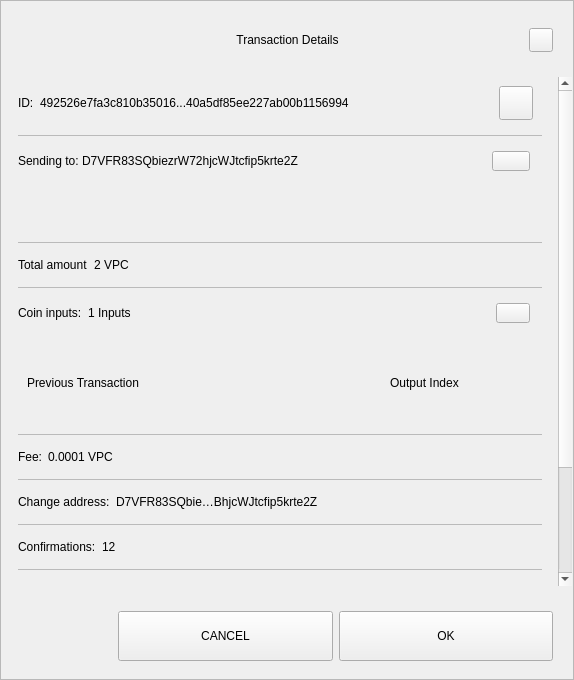
<?xml version="1.0" encoding="UTF-8"?>
<ui version="4.0">
 <class>TxDetailDialog</class>
 <widget class="QWidget" name="TxDetailDialog">
  <property name="geometry">
   <rect>
    <x>0</x>
    <y>0</y>
    <width>574</width>
    <height>680</height>
   </rect>
  </property>
  <property name="sizePolicy">
   <sizepolicy hsizetype="Preferred" vsizetype="Expanding">
    <horstretch>0</horstretch>
    <verstretch>0</verstretch>
   </sizepolicy>
  </property>
  <property name="minimumSize">
   <size>
    <width>574</width>
    <height>500</height>
   </size>
  </property>
  <property name="windowTitle">
   <string>Form</string>
  </property>
  <property name="styleSheet">
   <string notr="true"/>
  </property>
  <layout class="QVBoxLayout" name="verticalLayout_3">
   <property name="spacing">
    <number>0</number>
   </property>
   <property name="leftMargin">
    <number>0</number>
   </property>
   <property name="topMargin">
    <number>0</number>
   </property>
   <property name="rightMargin">
    <number>0</number>
   </property>
   <property name="bottomMargin">
    <number>0</number>
   </property>
   <item>
    <widget class="QFrame" name="frame">
     <property name="sizePolicy">
      <sizepolicy hsizetype="Preferred" vsizetype="Expanding">
       <horstretch>0</horstretch>
       <verstretch>0</verstretch>
      </sizepolicy>
     </property>
     <property name="styleSheet">
      <string notr="true"/>
     </property>
     <property name="frameShape">
      <enum>QFrame::StyledPanel</enum>
     </property>
     <property name="frameShadow">
      <enum>QFrame::Raised</enum>
     </property>
     <layout class="QVBoxLayout" name="verticalLayout">
      <property name="leftMargin">
       <number>0</number>
      </property>
      <property name="rightMargin">
       <number>0</number>
      </property>
      <item>
       <layout class="QHBoxLayout" name="horizontalLayout_3">
        <property name="spacing">
         <number>0</number>
        </property>
        <property name="leftMargin">
         <number>20</number>
        </property>
        <property name="topMargin">
         <number>10</number>
        </property>
        <property name="rightMargin">
         <number>20</number>
        </property>
        <item>
         <spacer name="horizontalSpacer_1">
          <property name="orientation">
           <enum>Qt::Horizontal</enum>
          </property>
          <property name="sizeHint" stdset="0">
           <size>
            <width>40</width>
            <height>20</height>
           </size>
          </property>
         </spacer>
        </item>
        <item>
         <widget class="QLabel" name="labelTitle">
          <property name="minimumSize">
           <size>
            <width>0</width>
            <height>40</height>
           </size>
          </property>
          <property name="maximumSize">
           <size>
            <width>16777215</width>
            <height>40</height>
           </size>
          </property>
          <property name="styleSheet">
           <string notr="true">padding-left:24px;</string>
          </property>
          <property name="text">
           <string>Transaction Details</string>
          </property>
          <property name="alignment">
           <set>Qt::AlignCenter</set>
          </property>
          <property name="margin">
           <number>7</number>
          </property>
         </widget>
        </item>
        <item>
         <spacer name="horizontalSpacer_2">
          <property name="orientation">
           <enum>Qt::Horizontal</enum>
          </property>
          <property name="sizeHint" stdset="0">
           <size>
            <width>40</width>
            <height>20</height>
           </size>
          </property>
         </spacer>
        </item>
        <item>
         <widget class="QPushButton" name="btnEsc">
          <property name="minimumSize">
           <size>
            <width>24</width>
            <height>24</height>
           </size>
          </property>
          <property name="maximumSize">
           <size>
            <width>24</width>
            <height>24</height>
           </size>
          </property>
          <property name="focusPolicy">
           <enum>Qt::NoFocus</enum>
          </property>
          <property name="text">
           <string/>
          </property>
         </widget>
        </item>
       </layout>
      </item>
      <item>
       <spacer name="verticalSpacer">
        <property name="orientation">
         <enum>Qt::Vertical</enum>
        </property>
        <property name="sizeType">
         <enum>QSizePolicy::Fixed</enum>
        </property>
        <property name="sizeHint" stdset="0">
         <size>
          <width>20</width>
          <height>10</height>
         </size>
        </property>
       </spacer>
      </item>
      <item>
       <widget class="QWidget" name="layoutScroll" native="true">
        <property name="minimumSize">
         <size>
          <width>0</width>
          <height>0</height>
         </size>
        </property>
        <layout class="QVBoxLayout" name="verticalLayout_4">
         <property name="leftMargin">
          <number>0</number>
         </property>
         <property name="topMargin">
          <number>0</number>
         </property>
         <property name="rightMargin">
          <number>0</number>
         </property>
         <item>
          <widget class="QScrollArea" name="scrollArea">
           <property name="styleSheet">
            <string notr="true">#scrollArea {
background:transparent;
}</string>
           </property>
           <property name="horizontalScrollBarPolicy">
            <enum>Qt::ScrollBarAlwaysOff</enum>
           </property>
           <property name="sizeAdjustPolicy">
            <enum>QAbstractScrollArea::AdjustIgnored</enum>
           </property>
           <property name="widgetResizable">
            <bool>true</bool>
           </property>
           <property name="alignment">
            <set>Qt::AlignLeading|Qt::AlignLeft|Qt::AlignTop</set>
           </property>
           <widget class="QWidget" name="scrollAreaWidgetContents">
            <property name="geometry">
             <rect>
              <x>0</x>
              <y>0</y>
              <width>556</width>
              <height>672</height>
             </rect>
            </property>
            <property name="autoFillBackground">
             <bool>false</bool>
            </property>
            <property name="styleSheet">
             <string notr="true">#scrollAreaWidgetContents {
background:transparent;
}</string>
            </property>
            <layout class="QVBoxLayout" name="verticalLayout_7">
             <property name="spacing">
              <number>0</number>
             </property>
             <property name="sizeConstraint">
              <enum>QLayout::SetDefaultConstraint</enum>
             </property>
             <property name="leftMargin">
              <number>0</number>
             </property>
             <property name="topMargin">
              <number>0</number>
             </property>
             <property name="rightMargin">
              <number>0</number>
             </property>
             <property name="bottomMargin">
              <number>0</number>
             </property>
             <item>
              <widget class="QWidget" name="content" native="true">
               <layout class="QVBoxLayout" name="verticalLayout_2">
                <property name="leftMargin">
                 <number>16</number>
                </property>
                <property name="topMargin">
                 <number>0</number>
                </property>
                <property name="rightMargin">
                 <number>16</number>
                </property>
                <item>
                 <widget class="QWidget" name="contentID" native="true">
                  <layout class="QHBoxLayout" name="horizontalLayout_12" stretch="0,1,0">
                   <property name="leftMargin">
                    <number>0</number>
                   </property>
                   <item>
                    <widget class="QLabel" name="labelId">
                     <property name="maximumSize">
                      <size>
                       <width>16777215</width>
                       <height>16777215</height>
                      </size>
                     </property>
                     <property name="text">
                      <string>ID:</string>
                     </property>
                    </widget>
                   </item>
                   <item>
                    <widget class="QLabel" name="textId">
                     <property name="text">
                      <string>492526e7fa3c810b35016...40a5df85ee227ab00b1156994</string>
                     </property>
                    </widget>
                   </item>
                   <item>
                    <widget class="QPushButton" name="pushCopy">
                     <property name="minimumSize">
                      <size>
                       <width>34</width>
                       <height>34</height>
                      </size>
                     </property>
                     <property name="maximumSize">
                      <size>
                       <width>34</width>
                       <height>34</height>
                      </size>
                     </property>
                     <property name="focusPolicy">
                      <enum>Qt::NoFocus</enum>
                     </property>
                     <property name="text">
                      <string/>
                     </property>
                     <property name="iconSize">
                      <size>
                       <width>24</width>
                       <height>24</height>
                      </size>
                     </property>
                    </widget>
                   </item>
                  </layout>
                 </widget>
                </item>
                <item>
                 <widget class="QLabel" name="labelDivider9">
                  <property name="maximumSize">
                   <size>
                    <width>16777215</width>
                    <height>1</height>
                   </size>
                  </property>
                  <property name="styleSheet">
                   <string notr="true">background-color:#bababa;</string>
                  </property>
                  <property name="text">
                   <string/>
                  </property>
                 </widget>
                </item>
                <item>
                 <widget class="QWidget" name="contentOutputs" native="true">
                  <layout class="QHBoxLayout" name="horizontalLayout_11" stretch="0,3,0">
                   <property name="spacing">
                    <number>0</number>
                   </property>
                   <property name="leftMargin">
                    <number>0</number>
                   </property>
                   <property name="rightMargin">
                    <number>12</number>
                   </property>
                   <item>
                    <widget class="QLabel" name="labelSend">
                     <property name="maximumSize">
                      <size>
                       <width>16777215</width>
                       <height>16777215</height>
                      </size>
                     </property>
                     <property name="text">
                      <string>Sending to: </string>
                     </property>
                    </widget>
                   </item>
                   <item>
                    <widget class="QLabel" name="textSend">
                     <property name="text">
                      <string>D7VFR83SQbiezrW72hjcWJtcfip5krte2Z </string>
                     </property>
                    </widget>
                   </item>
                   <item>
                    <widget class="QPushButton" name="pushOutputs">
                     <property name="minimumSize">
                      <size>
                       <width>34</width>
                       <height>20</height>
                      </size>
                     </property>
                     <property name="maximumSize">
                      <size>
                       <width>38</width>
                       <height>20</height>
                      </size>
                     </property>
                     <property name="focusPolicy">
                      <enum>Qt::NoFocus</enum>
                     </property>
                     <property name="styleSheet">
                      <string notr="true"/>
                     </property>
                     <property name="text">
                      <string/>
                     </property>
                    </widget>
                   </item>
                  </layout>
                 </widget>
                </item>
                <item>
                 <widget class="QScrollArea" name="outputsScrollArea">
                  <property name="minimumSize">
                   <size>
                    <width>0</width>
                    <height>50</height>
                   </size>
                  </property>
                  <property name="styleSheet">
                   <string notr="true">#outputsScrollArea {
background:transparent;
}</string>
                  </property>
                  <property name="widgetResizable">
                   <bool>true</bool>
                  </property>
                  <widget class="QWidget" name="container_outputs_base">
                   <property name="geometry">
                    <rect>
                     <x>0</x>
                     <y>0</y>
                     <width>522</width>
                     <height>48</height>
                    </rect>
                   </property>
                   <property name="styleSheet">
                    <string notr="true">#container_outputs_base {
background:transparent;
}</string>
                   </property>
                  </widget>
                 </widget>
                </item>
                <item>
                 <widget class="QLabel" name="labelDivider8">
                  <property name="maximumSize">
                   <size>
                    <width>16777215</width>
                    <height>1</height>
                   </size>
                  </property>
                  <property name="styleSheet">
                   <string notr="true">background-color:#bababa;</string>
                  </property>
                  <property name="text">
                   <string/>
                  </property>
                 </widget>
                </item>
                <item>
                 <widget class="QWidget" name="contentAmount" native="true">
                  <layout class="QHBoxLayout" name="horizontalLayout_4" stretch="0,1">
                   <property name="leftMargin">
                    <number>0</number>
                   </property>
                   <item>
                    <widget class="QLabel" name="labelAmount">
                     <property name="maximumSize">
                      <size>
                       <width>16777215</width>
                       <height>16777215</height>
                      </size>
                     </property>
                     <property name="text">
                      <string>Total amount</string>
                     </property>
                    </widget>
                   </item>
                   <item>
                    <widget class="QLabel" name="textAmount">
                     <property name="text">
                      <string>2 VPC</string>
                     </property>
                    </widget>
                   </item>
                  </layout>
                 </widget>
                </item>
                <item>
                 <widget class="QLabel" name="labelDivider6">
                  <property name="maximumSize">
                   <size>
                    <width>16777215</width>
                    <height>1</height>
                   </size>
                  </property>
                  <property name="styleSheet">
                   <string notr="true">background-color:#bababa;</string>
                  </property>
                  <property name="text">
                   <string/>
                  </property>
                 </widget>
                </item>
                <item>
                 <widget class="QWidget" name="contentInputs" native="true">
                  <layout class="QHBoxLayout" name="horizontalLayout" stretch="0,2,0">
                   <property name="leftMargin">
                    <number>0</number>
                   </property>
                   <property name="rightMargin">
                    <number>12</number>
                   </property>
                   <item>
                    <widget class="QLabel" name="labelInputs">
                     <property name="sizePolicy">
                      <sizepolicy hsizetype="Minimum" vsizetype="Preferred">
                       <horstretch>0</horstretch>
                       <verstretch>0</verstretch>
                      </sizepolicy>
                     </property>
                     <property name="maximumSize">
                      <size>
                       <width>16777215</width>
                       <height>16777215</height>
                      </size>
                     </property>
                     <property name="text">
                      <string>Coin inputs:</string>
                     </property>
                    </widget>
                   </item>
                   <item>
                    <widget class="QLabel" name="textInputs">
                     <property name="text">
                      <string>1 Inputs</string>
                     </property>
                    </widget>
                   </item>
                   <item>
                    <widget class="QPushButton" name="pushInputs">
                     <property name="maximumSize">
                      <size>
                       <width>34</width>
                       <height>20</height>
                      </size>
                     </property>
                     <property name="focusPolicy">
                      <enum>Qt::NoFocus</enum>
                     </property>
                     <property name="styleSheet">
                      <string notr="true"/>
                     </property>
                     <property name="text">
                      <string/>
                     </property>
                    </widget>
                   </item>
                  </layout>
                 </widget>
                </item>
                <item>
                 <widget class="QFrame" name="gridInputs">
                  <property name="sizePolicy">
                   <sizepolicy hsizetype="Preferred" vsizetype="MinimumExpanding">
                    <horstretch>0</horstretch>
                    <verstretch>0</verstretch>
                   </sizepolicy>
                  </property>
                  <property name="minimumSize">
                   <size>
                    <width>0</width>
                    <height>90</height>
                   </size>
                  </property>
                  <layout class="QGridLayout" name="gridLayoutInput" columnstretch="5,2" rowminimumheight="0">
                   <property name="sizeConstraint">
                    <enum>QLayout::SetMaximumSize</enum>
                   </property>
                   <property name="verticalSpacing">
                    <number>0</number>
                   </property>
                   <item row="0" column="0" alignment="Qt::AlignLeft">
                    <widget class="QLabel" name="labelTitlePrevTx">
                     <property name="text">
                      <string>Previous Transaction</string>
                     </property>
                    </widget>
                   </item>
                   <item row="0" column="1" alignment="Qt::AlignLeft">
                    <widget class="QLabel" name="labelOutputIndex">
                     <property name="text">
                      <string>Output Index</string>
                     </property>
                     <property name="alignment">
                      <set>Qt::AlignCenter</set>
                     </property>
                    </widget>
                   </item>
                  </layout>
                 </widget>
                </item>
                <item>
                 <widget class="QLabel" name="labelDivider1">
                  <property name="maximumSize">
                   <size>
                    <width>16777215</width>
                    <height>1</height>
                   </size>
                  </property>
                  <property name="styleSheet">
                   <string notr="true">background-color:#bababa;</string>
                  </property>
                  <property name="text">
                   <string/>
                  </property>
                 </widget>
                </item>
                <item>
                 <widget class="QWidget" name="contentFee" native="true">
                  <layout class="QHBoxLayout" name="horizontalLayout_7" stretch="0,1">
                   <property name="leftMargin">
                    <number>0</number>
                   </property>
                   <item>
                    <widget class="QLabel" name="labelFee">
                     <property name="maximumSize">
                      <size>
                       <width>16777215</width>
                       <height>16777215</height>
                      </size>
                     </property>
                     <property name="text">
                      <string>Fee:</string>
                     </property>
                    </widget>
                   </item>
                   <item>
                    <widget class="QLabel" name="textFee">
                     <property name="text">
                      <string>0.0001 VPC</string>
                     </property>
                    </widget>
                   </item>
                  </layout>
                 </widget>
                </item>
                <item>
                 <widget class="QLabel" name="labelDivider2">
                  <property name="maximumSize">
                   <size>
                    <width>16777215</width>
                    <height>1</height>
                   </size>
                  </property>
                  <property name="styleSheet">
                   <string notr="true">background-color:#bababa;</string>
                  </property>
                  <property name="text">
                   <string/>
                  </property>
                 </widget>
                </item>
                <item>
                 <widget class="QWidget" name="contentChangeAddress" native="true">
                  <layout class="QHBoxLayout" name="horizontalLayout_6" stretch="0,1">
                   <property name="leftMargin">
                    <number>0</number>
                   </property>
                   <item>
                    <widget class="QLabel" name="labelChange">
                     <property name="maximumSize">
                      <size>
                       <width>16777215</width>
                       <height>16777215</height>
                      </size>
                     </property>
                     <property name="text">
                      <string>Change address:</string>
                     </property>
                    </widget>
                   </item>
                   <item>
                    <widget class="QLabel" name="textChange">
                     <property name="text">
                      <string>D7VFR83SQbie…BhjcWJtcfip5krte2Z </string>
                     </property>
                    </widget>
                   </item>
                  </layout>
                 </widget>
                </item>
                <item>
                 <widget class="QLabel" name="labelDivider4">
                  <property name="maximumSize">
                   <size>
                    <width>16777215</width>
                    <height>1</height>
                   </size>
                  </property>
                  <property name="styleSheet">
                   <string notr="true">background-color:#bababa;</string>
                  </property>
                  <property name="text">
                   <string/>
                  </property>
                 </widget>
                </item>
                <item>
                 <widget class="QWidget" name="contentConfirmations" native="true">
                  <layout class="QHBoxLayout" name="horizontalLayout_8" stretch="0,1">
                   <property name="leftMargin">
                    <number>0</number>
                   </property>
                   <item>
                    <widget class="QLabel" name="labelConfirmations">
                     <property name="maximumSize">
                      <size>
                       <width>16777215</width>
                       <height>16777215</height>
                      </size>
                     </property>
                     <property name="text">
                      <string>Confirmations:</string>
                     </property>
                    </widget>
                   </item>
                   <item>
                    <widget class="QLabel" name="textConfirmations">
                     <property name="text">
                      <string>12</string>
                     </property>
                    </widget>
                   </item>
                  </layout>
                 </widget>
                </item>
                <item>
                 <widget class="QLabel" name="labelDivider7">
                  <property name="maximumSize">
                   <size>
                    <width>16777215</width>
                    <height>1</height>
                   </size>
                  </property>
                  <property name="styleSheet">
                   <string notr="true">background-color:#bababa;</string>
                  </property>
                  <property name="text">
                   <string/>
                  </property>
                 </widget>
                </item>
                <item>
                 <widget class="QWidget" name="contentSize" native="true">
                  <layout class="QHBoxLayout" name="horizontalLayout_9" stretch="0,1">
                   <property name="leftMargin">
                    <number>0</number>
                   </property>
                   <item>
                    <widget class="QLabel" name="labelSize">
                     <property name="maximumSize">
                      <size>
                       <width>16777215</width>
                       <height>16777215</height>
                      </size>
                     </property>
                     <property name="text">
                      <string>Size:</string>
                     </property>
                    </widget>
                   </item>
                   <item>
                    <widget class="QLabel" name="textSize">
                     <property name="text">
                      <string>2 kB</string>
                     </property>
                    </widget>
                   </item>
                  </layout>
                 </widget>
                </item>
                <item>
                 <widget class="QLabel" name="labelDivider3">
                  <property name="maximumSize">
                   <size>
                    <width>16777215</width>
                    <height>1</height>
                   </size>
                  </property>
                  <property name="styleSheet">
                   <string notr="true">background-color:#bababa;</string>
                  </property>
                  <property name="text">
                   <string/>
                  </property>
                 </widget>
                </item>
                <item>
                 <widget class="QWidget" name="contentDate" native="true">
                  <layout class="QHBoxLayout" name="horizontalLayout_5" stretch="0,1">
                   <property name="leftMargin">
                    <number>0</number>
                   </property>
                   <item>
                    <widget class="QLabel" name="labelDate">
                     <property name="maximumSize">
                      <size>
                       <width>16777215</width>
                       <height>16777215</height>
                      </size>
                     </property>
                     <property name="text">
                      <string>Date:</string>
                     </property>
                    </widget>
                   </item>
                   <item>
                    <widget class="QLabel" name="textDate">
                     <property name="text">
                      <string>May 25, 2017</string>
                     </property>
                    </widget>
                   </item>
                  </layout>
                 </widget>
                </item>
                <item>
                 <widget class="QLabel" name="labelDivider5">
                  <property name="maximumSize">
                   <size>
                    <width>16777215</width>
                    <height>1</height>
                   </size>
                  </property>
                  <property name="styleSheet">
                   <string notr="true">background-color:#bababa;</string>
                  </property>
                  <property name="text">
                   <string/>
                  </property>
                 </widget>
                </item>
                <item>
                 <widget class="QWidget" name="contentStatus" native="true">
                  <layout class="QHBoxLayout" name="horizontalLayout_10" stretch="0,1">
                   <property name="leftMargin">
                    <number>0</number>
                   </property>
                   <item>
                    <widget class="QLabel" name="labelStatus">
                     <property name="maximumSize">
                      <size>
                       <width>16777215</width>
                       <height>16777215</height>
                      </size>
                     </property>
                     <property name="text">
                      <string>Status:</string>
                     </property>
                    </widget>
                   </item>
                   <item>
                    <widget class="QLabel" name="textStatus">
                     <property name="text">
                      <string>Spendable</string>
                     </property>
                    </widget>
                   </item>
                  </layout>
                 </widget>
                </item>
                <item>
                 <spacer name="verticalSpacer_2">
                  <property name="orientation">
                   <enum>Qt::Vertical</enum>
                  </property>
                  <property name="sizeType">
                   <enum>QSizePolicy::Expanding</enum>
                  </property>
                  <property name="sizeHint" stdset="0">
                   <size>
                    <width>20</width>
                    <height>10</height>
                   </size>
                  </property>
                 </spacer>
                </item>
                <item>
                 <widget class="QLabel" name="labelWarning">
                  <property name="text">
                   <string>TextLabel</string>
                  </property>
                  <property name="alignment">
                   <set>Qt::AlignCenter</set>
                  </property>
                 </widget>
                </item>
               </layout>
              </widget>
             </item>
            </layout>
           </widget>
          </widget>
         </item>
        </layout>
       </widget>
      </item>
      <item>
       <widget class="QWidget" name="containerButtons" native="true">
        <layout class="QHBoxLayout" name="horizontalLayout1" stretch="1,2,2">
         <property name="leftMargin">
          <number>10</number>
         </property>
         <property name="rightMargin">
          <number>20</number>
         </property>
         <item>
          <spacer name="horizontalSpacer_3">
           <property name="orientation">
            <enum>Qt::Horizontal</enum>
           </property>
           <property name="sizeHint" stdset="0">
            <size>
             <width>40</width>
             <height>20</height>
            </size>
           </property>
          </spacer>
         </item>
         <item>
          <widget class="QPushButton" name="btnCancel">
           <property name="minimumSize">
            <size>
             <width>200</width>
             <height>50</height>
            </size>
           </property>
           <property name="focusPolicy">
            <enum>Qt::NoFocus</enum>
           </property>
           <property name="text">
            <string>CANCEL</string>
           </property>
          </widget>
         </item>
         <item>
          <widget class="QPushButton" name="btnSave">
           <property name="minimumSize">
            <size>
             <width>200</width>
             <height>50</height>
            </size>
           </property>
           <property name="focusPolicy">
            <enum>Qt::NoFocus</enum>
           </property>
           <property name="text">
            <string>OK</string>
           </property>
          </widget>
         </item>
        </layout>
       </widget>
      </item>
     </layout>
    </widget>
   </item>
  </layout>
 </widget>
 <resources/>
 <connections/>
</ui>
